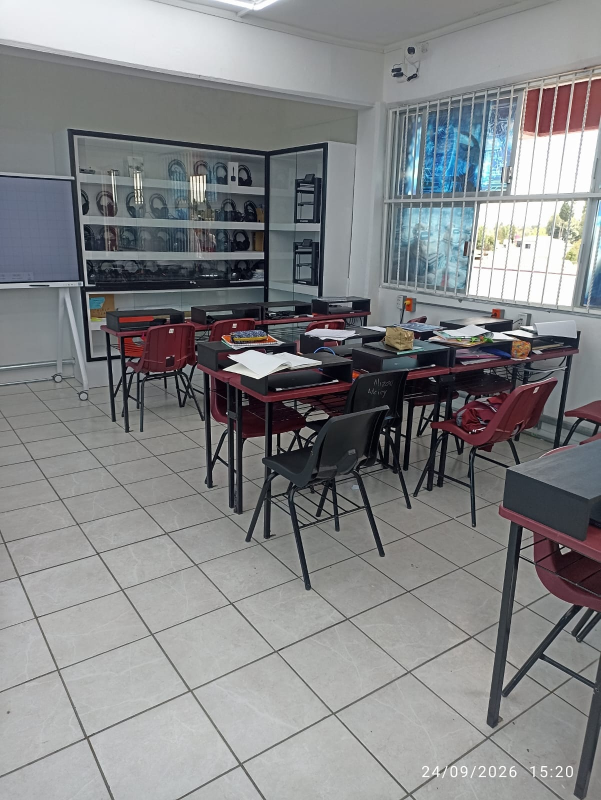
#> input picture assets/taller.jpg, 1201 x 1600 px (shown at 1/2 size)
$ python recortar_imagen.py
#> lines starting #> are read from the running program, lines starting #| are printed output that depends on the picture
"""
recortar_imagen.py — Utilidad de una sola vez.
Recorta la foto del taller a formato banner horizontal y la reduce de peso.
Uso:  python recortar_imagen.py
"""
import os
from PIL import Image

ENTRADA = "assets/taller.jpg"
SALIDA = "assets/taller_banner.jpg"

# Proporción del banner: 4:1 (muy panorámico)
RATIO_ANCHO_ALTO = 3.0
ANCHO_FINAL = 1600

# Punto focal vertical (0.0 = arriba, 1.0 = abajo, 0.5 = centro)
# Si el recorte corta el techo o las mesas, ajusta este número.
FOCO_Y = 0.28


def main():
    if not os.path.exists(ENTRADA):
        print(f"❌ No encontré {ENTRADA}.")
        print("   Asegúrate de haber guardado la foto ahí.")
        return

    img = Image.open(ENTRADA)
#> img is the input picture: PIL image 1201x1600 RGB; mean R, G, B 131.9, 133.2, 134.9
    print(f"📷 Original: {img.size[0]}x{img.size[1]} px")
#| 📷 Original: 1201x1600 px

    ancho, alto = img.size
#> ancho = 1201; alto = 1600
    alto_objetivo = int(ancho / RATIO_ANCHO_ALTO)
#> alto_objetivo = 400

    # Recortar según la orientación
    if alto > alto_objetivo:
        offset_y = int((alto - alto_objetivo) * FOCO_Y)
#> offset_y = 336
        img = img.crop((0, offset_y, ancho, offset_y + alto_objetivo))
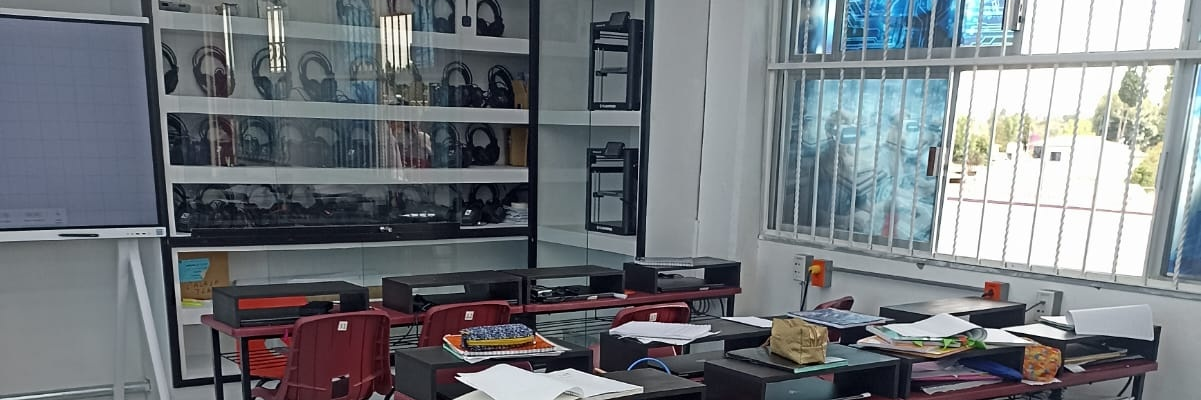
#> img: PIL image 1201x400 RGB; mean R, G, B 115.4, 120.5, 125.5
    elif ancho / alto > RATIO_ANCHO_ALTO:
        ancho_objetivo = int(alto * RATIO_ANCHO_ALTO)
        offset_x = (ancho - ancho_objetivo) // 2
        img = img.crop((offset_x, 0, offset_x + ancho_objetivo, alto))

    # Redimensionar
    factor = ANCHO_FINAL / img.size[0]
#> factor = 1.33
    alto_final = int(img.size[1] * factor)
#> alto_final = 532
    img = img.resize((ANCHO_FINAL, alto_final), Image.LANCZOS)
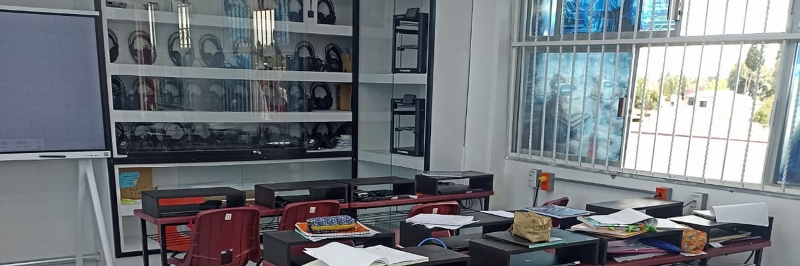
#> img: PIL image 1600x532 RGB (shown at 1/2 size); mean R, G, B 115.4, 120.5, 125.5

    img.save(SALIDA, "JPEG", quality=82, optimize=True)

    peso_kb = os.path.getsize(SALIDA) / 1024
    print(f"✅ Banner guardado: {SALIDA}")
    print(f"   Tamaño: {img.size[0]}x{img.size[1]} px")
#|    Tamaño: 1600x532 px
    print(f"   Peso:   {peso_kb:.0f} KB")


if __name__ == "__main__":
    main()
